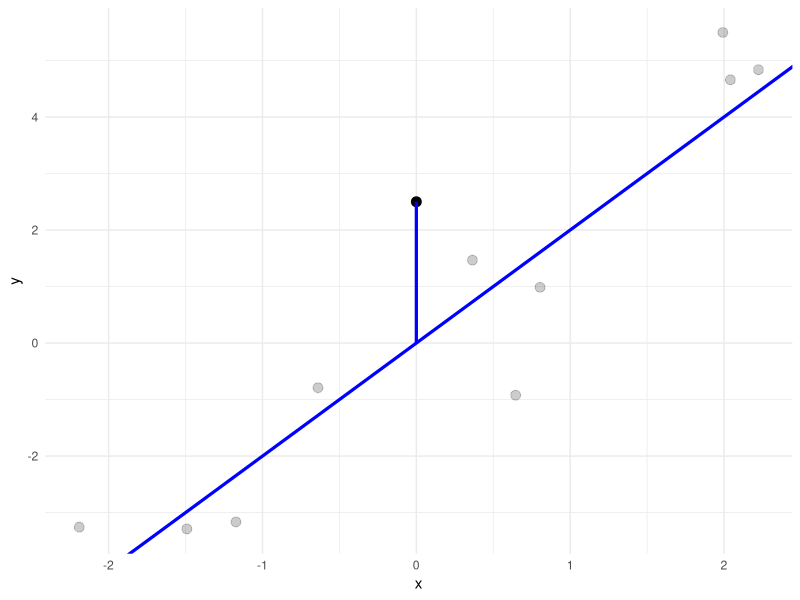
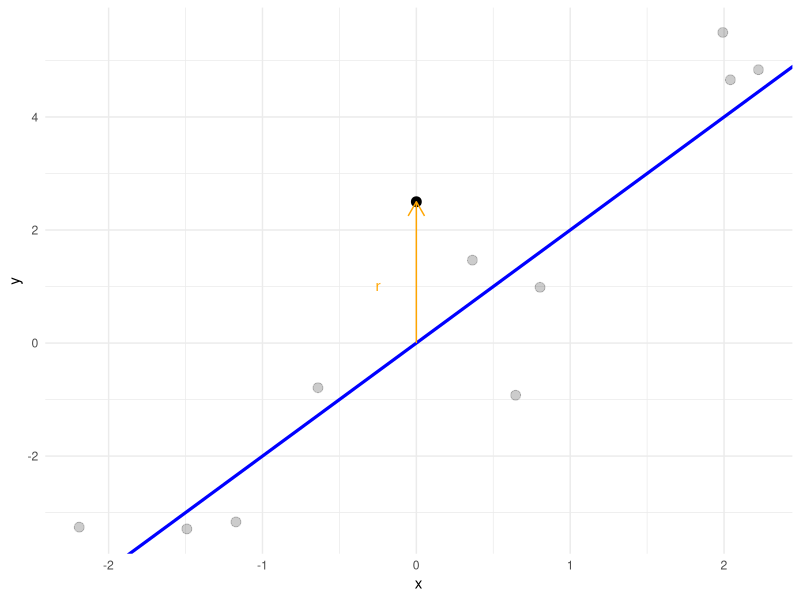
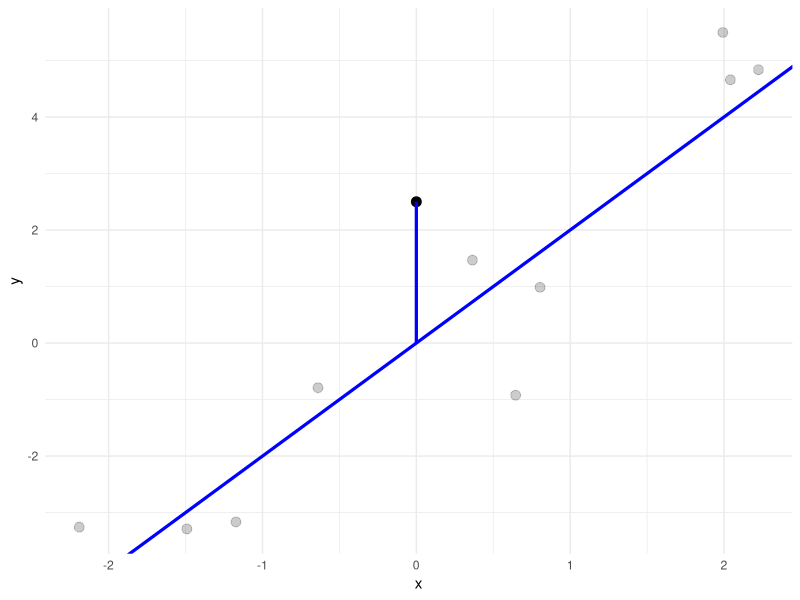

R code for these plots, in order:
library(ggplot2)

theme_set(theme_minimal())

set.seed(1)
df <- data.frame(x = runif(10, -2.5, 2.5), type = FALSE)

df$y <- 2 * df$x + rnorm(nrow(df))
df <- rbind(df, data.frame(x = 0, type = TRUE, y = 2.5))

p <- ggplot() + geom_point(data = df[!df$type, ], aes(x = x, y = y), alpha = 0.2, size = 3)
p <- p + geom_abline(intercept = 0, slope = 2, colour = "blue", size = 1.1)
p <- p + geom_point(data = df[df$type, ], aes(x = x, y = y), size = 3)

p_1 <- p + geom_segment(aes(x = 0, xend = 0, y = 0, yend = 2.5), colour = "orange", arrow = arrow(length = unit(0.03, "npc")))
p_1 <- p_1 + annotate("text", x = -0.25, y = 1, label = "r", colour = "orange", parse = TRUE)

ggsave("../figure/pseudo_residual_1.png", p_1, width = 3, height = 2)

p_2 <- p + geom_segment(
  aes(x = 0L, xend = 0L, y = 0L, yend = 2.5), 
  size = 1.1, 
  col = "blue")
p_2

ggsave("../figure/pseudo_residual_2.png", p_2, width = 3, height = 2)
